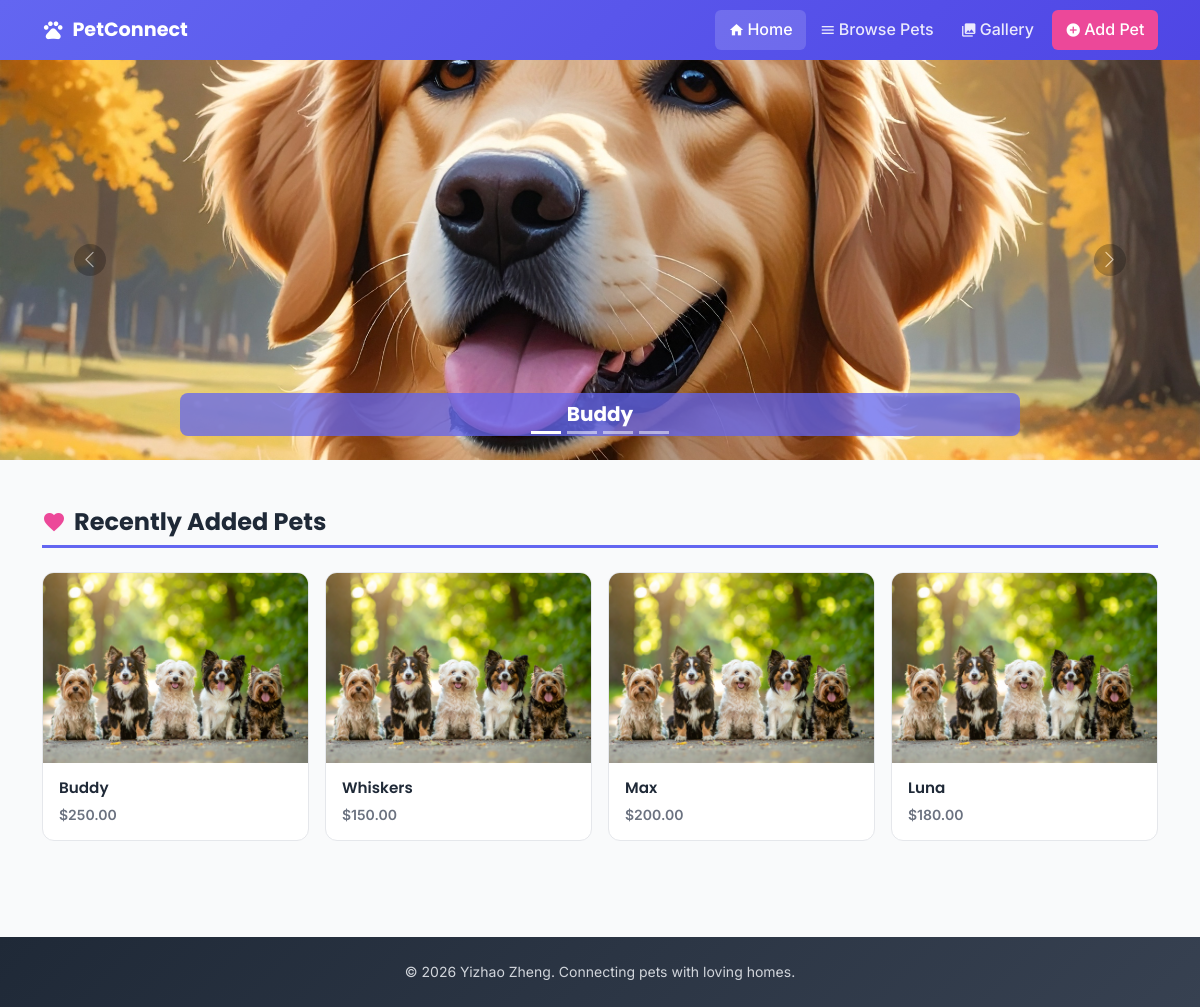
The page /a2/index.php on the database its author committed.
### tables this page shows
CREATE TABLE
IF NOT EXISTS pets
(
    pet_id          INT AUTO_INCREMENT PRIMARY KEY,
    user_id         INT           NOT NULL,
    name            VARCHAR(100)  NOT NULL,
    species         ENUM('Dog','Cat','Bird','Rabbit','Other') NOT NULL DEFAULT 'Dog',
    breed           VARCHAR(100),
    age_years       INT,
    age_months      INT,
    gender          ENUM('Male','Female','Unknown') NOT NULL DEFAULT 'Unknown',
    size            ENUM('Small','Medium','Large','Extra Large') NOT NULL DEFAULT 'Medium',
    description     TEXT          NOT NULL,
    health_info     TEXT,
    image_path      VARCHAR(255),
    adoption_fee    DECIMAL(8,2)  NOT NULL DEFAULT 0.00,
    status          ENUM('Available','Pending','Adopted') NOT NULL DEFAULT 'Available',
    created_at      DATETIME      NOT NULL DEFAULT CURRENT_TIMESTAMP,
    FOREIGN KEY(user_id) REFERENCES users(user_id) ON
DELETE CASCADE
);

### a2/index.php (the view, shortened to what this page needs)
<?php
require_once 'includes/db_connect.inc';
require_once 'includes/header.inc';
require_once 'includes/nav.inc';
?>
<main>
    <div id="petCarousel" class="carousel slide" data-bs-ride="carousel">
        <div class="carousel-indicators">
            <button type="button" data-bs-target="#petCarousel" data-bs-slide-to="0" class="active" aria-current="true" aria-label="Slide 1"></button>
            <button type="button" data-bs-target="#petCarousel" data-bs-slide-to="1" aria-label="Slide 2"></button>
            <button type="button" data-bs-target="#petCarousel" data-bs-slide-to="2" aria-label="Slide 3"></button>
            <button type="button" data-bs-target="#petCarousel" data-bs-slide-to="3" aria-label="Slide 4"></button>
        </div>
        <div class="carousel-inner">
            <div class="carousel-item active">
                <img src="assets/images/pets/Buddy.jpg" class="d-block w-100" alt="Buddy the Golden Retriever">
                <div class="carousel-caption d-none d-md-block">
                    <h5>Buddy</h5>
                </div>
            </div>
        </div>
        <button class="carousel-control-prev" type="button" data-bs-target="#petCarousel" data-bs-slide="prev">
            <span class="carousel-control-prev-icon" aria-hidden="true"></span>
        </button>
        <button class="carousel-control-next" type="button" data-bs-target="#petCarousel" data-bs-slide="next">
            <span class="carousel-control-next-icon" aria-hidden="true"></span>
        </button>
    </div>
    <div class="container mt-5 mb-5">
        <h2 class="section-heading">
            <span class="material-icons">favorite</span>
            Recently Added Pets
        </h2>
        <?php
        $sql  = 'SELECT pet_id, name, species, adoption_fee, image_path, status FROM pets ORDER BY created_at DESC LIMIT 4';
        $stmt = mysqli_prepare($conn, $sql);
        mysqli_stmt_execute($stmt);
        $result = mysqli_stmt_get_result($stmt);
        ?>
        <div class="row g-3">
            <?php while ($pet = mysqli_fetch_assoc($result)) : ?>
            <div class="col-6 col-md-3">
                <a href="details.php?id=<?php echo (int)$pet['pet_id']; ?>" class="text-decoration-none">
                    <div class="pet-card">
                        <img
                            src="assets/images/pets/<?php echo htmlspecialchars($pet['image_path']); ?>"
                            alt="<?php echo htmlspecialchars($pet['name']); ?>"
                            class="pet-card-img"
                            onerror="this.src='assets/images/pets_banner.jpg'">
                        <div class="pet-card-body">
                            <div class="pet-card-name"><?php echo htmlspecialchars($pet['name']); ?></div>
                            <div class="pet-card-fee">$<?php echo number_format((float)$pet['adoption_fee'], 2); ?></div>
                        </div>
                    </div>
                </a>
            </div>
            <?php endwhile; mysqli_stmt_close($stmt); ?>
        </div>
    </div>
</main>
<?php require_once 'includes/footer.inc'; ?>

### a2/assets/css/styles.css (style rules this page uses)
:root { --primary-color: #6366f1; --primary-dark: #4f46e5; --primary-light: #818cf8; --secondary-color: #ec4899; --secondary-dark: #db2777; --accent-orange: #f59e0b; --accent-green: #10b981; --accent-purple: #8b5cf6; --text-dark: #1f2937; --text-light: #6b7280; --background-light: #f9fafb; --background-white: #ffffff; --border-color: #e5e7eb; }
body { font-family: 'Inter', sans-serif; color: var(--text-dark); background-color: var(--background-light); line-height: 1.6; display: flex; flex-direction: column; min-height: 100vh; }
h1, h2, h3, h4, h5, h6, .navbar-brand { font-family: 'Poppins', sans-serif; font-weight: 600; }
main { flex: 1; }
a { color: var(--primary-color); text-decoration: none; }
.carousel-item img { height: 400px; object-fit: cover; width: 100%; }
.carousel-caption { background: rgba(99, 102, 241, 0.75); border-radius: 8px; padding: 0.6rem 1.25rem; bottom: 1.5rem; }
.carousel-caption h5 { font-family: 'Poppins', sans-serif; font-weight: 700; color: #fff; margin: 0; }
.carousel-control-prev-icon, .carousel-control-next-icon { background-color: rgba(0, 0, 0, 0.5); border-radius: 50%; padding: 1rem; background-size: 60%; }
.section-heading { font-family: 'Poppins', sans-serif; font-weight: 700; font-size: 1.5rem; color: var(--text-dark); display: flex; align-items: center; gap: 0.5rem; margin-bottom: 1.5rem; padding-bottom: 0.5rem; border-bottom: 3px solid var(--primary-color); }
.section-heading .material-icons { color: var(--secondary-color); }
.pet-card { border: 1px solid var(--border-color); border-radius: 12px; overflow: hidden; background: var(--background-white); transition: transform 0.3s ease, box-shadow 0.3s ease; height: 100%; cursor: pointer; }
.pet-card-img { width: 100%; height: 190px; object-fit: cover; display: block; }
.pet-card-body { padding: 0.85rem 1rem; }
.pet-card-name { font-family: 'Poppins', sans-serif; font-weight: 600; font-size: 0.95rem; color: var(--text-dark); margin-bottom: 0.2rem; }
.pet-card-fee { font-weight: 600; color: var(--text-light); font-size: 0.875rem; }

### rows shown on the page
pets: name "Buddy", adoption_fee "250.00"
pets: name "Whiskers", adoption_fee "150.00"
pets: name "Max", adoption_fee "200.00"
pets: name "Luna", adoption_fee "180.00"
